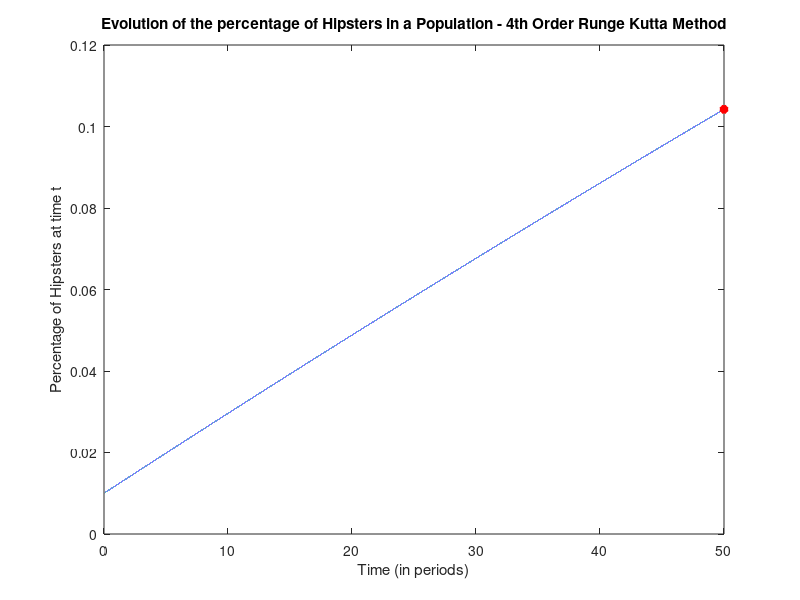

MATLAB code to generate this figure:
clc
clear
close



N = 100000;
t0 = 0;
T = 50;
dt = (T-t0)/N;

p0 = 0.01; % Percentage of Hipsters in the population at time 0
r = 0.1; % Percentage of people born Hipster from couples with at least 1 non Hipsters parent
b = 0.02; %Birth rate


P = [p0 zeros(1,N)];
t = [t0 zeros(1,N)];

%% 4th Order Runge - Kutta Method 

for n = 1 : N
    k1 = r*b*(1-P(n))*dt; 
    P_midstep_1 = P(n) + k1/2; 
    
    k2 = r*b*(1-P_midstep_1)*dt; 
    P_midstep_2 = P(n) + k2/2;
    
    k3 = r*b*(1-P_midstep_2)*dt; 
    P_midstep_3 = P(n) + k3;
    
    k4 = r*b*(1-P_midstep_3)*dt; 
    
    P(n+1) = P(n) + (1/6)*(k1 + 2*k2 + 2*k3 + k4);
    t(n+1)=t(n)+dt;
end








P = P(2:end);
t = t(1:end-1);


Percentage_Hipsters_Time50 = P(end);
plot(t,P)
hold on
plot(t(end),P(end),"r*","LineWidth",3);
hold off
title('Evolution of the percentage of Hipsters in a Population - 4th Order Runge Kutta Method')
xlabel('Time (in periods)')
ylabel('Percentage of Hipsters at time t')

fprintf('Percentage of Hipsters after 50 periods (Using 4th Order Runge - Kutta Method):  %.9f Percent \n',Percentage_Hipsters_Time50)

%% Error of the numerical solution
p_analytical = 0.1042109561444000; %Analytical solution for p
error = abs(Percentage_Hipsters_Time50-p_analytical);
fprintf('The error of the estimation is %.16f \n',error)